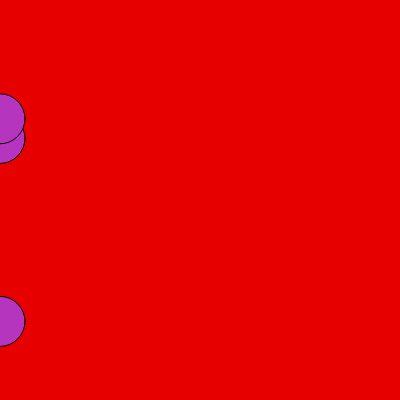
Frame 1 (no input)
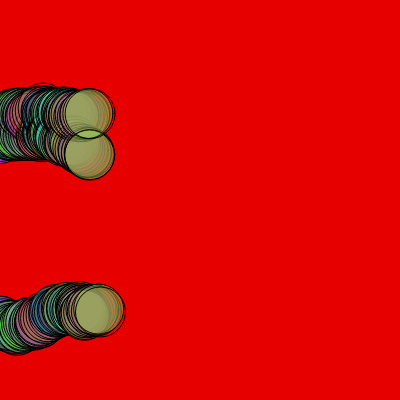
Frame 60 (no input)
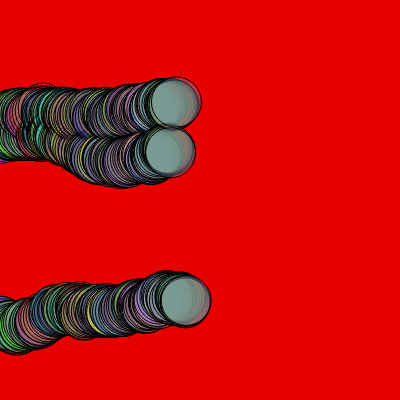
Frame 120 (the mouse pressed at the canvas centre since frame 60)

The p5.js sketch that drew these frames (run headless with seeded random() and noise() and a simulated clock; from frame 60 on, the mouse is pressed at the canvas centre):

// p5.js sketch
// ── sketch.js
let cor;
let circuloX; // posiçao horizontal
let circuloY; // posiçao vertical

let x2; // posiçao horizontal
let y1; // posiçao vertical

function setup() {
  
  createCanvas(400, 400);
  
  background(color(230, 0, 0));
  
  cor=color(random(0, 255), random(0, 255), random(0, 255))
  
  circuloX = [0, 0, 0];
  
  circuloY = [random(height), random(height), random(height)];
  
}

function draw() {
  
  fill(cor)
  
  //console.log(circuloX.length);
  for(let contador in circuloX) {
    console.log(contador);
    
    circle(circuloX[contador], circuloY[contador], 50);
    circuloX[contador]+= random(0, 3);
    circuloY[contador]+= random(-3, 3);
    
    if(circuloX[contador] >= width) {
      
      circuloX[contador] = 0;
      circuloY[contador] = random(heigth);
    }
    
  }
  
  
     cor=color(random(0, 255), random(0, 255), random(0, 255), random(0, 100))
  
}
